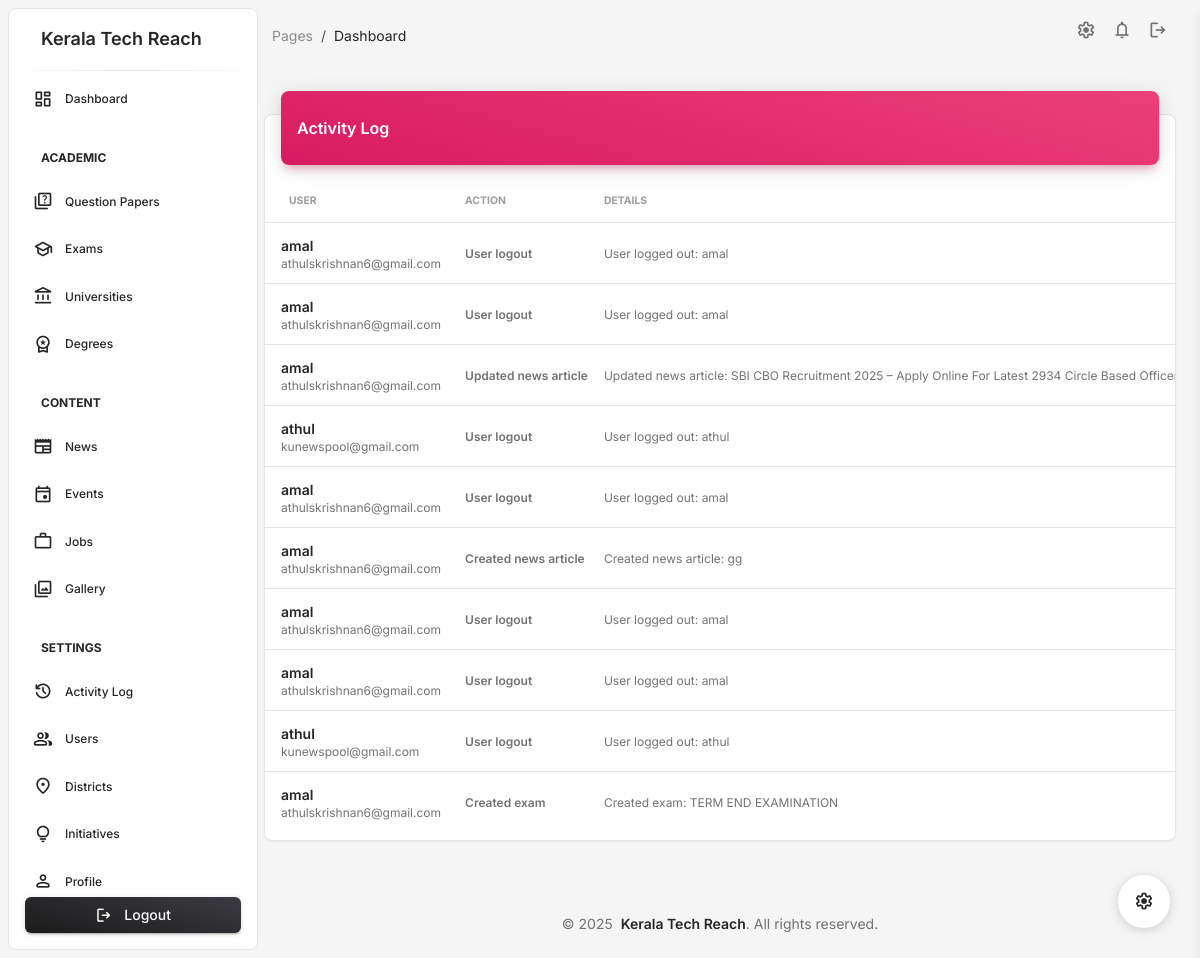
The app's page /admindashboard/activity-log/ (signed in) with its own data.
### admindashboard/models.py (models this page shows, shortened)
class ActivityLog(models.Model):
    user = models.ForeignKey(User, on_delete=models.CASCADE)
    action = models.CharField(max_length=255)
    details = models.TextField(blank=True, null=True)
    ip_address = models.GenericIPAddressField(null=True, blank=True)
    timestamp = models.DateTimeField(default=timezone.now)
    class Meta:
        ordering = ['-timestamp']

### admindashboard/views/activity_log.py (the view)
# urls.py: path('activity-log/', activity_log_view, name='activity_log'),
@login_required
def activity_log_view(request):
    if request.user.is_staff:
        activities = ActivityLog.objects.all()
    else:
        activities = ActivityLog.objects.filter(user=request.user)
    paginator = Paginator(activities, 20)  # Show 20 activities per page
    page_number = request.GET.get('page')
    page_obj = paginator.get_page(page_number)
    context = {
        'page_obj': page_obj,
        'title': 'Activity Log'
    }
    return render(request, 'admindashboard/activity_log.html', context)

### admindashboard/templates/admindashboard/activity_log.html (shortened to what this page needs)
{% extends 'admindashboard/base.html' %}
{% load static %}
{% block content %}
<div class="container-fluid py-4">
    <div class="row">
        <div class="col-12">
            <div class="card my-4">
                <div class="card-header p-0 position-relative mt-n4 mx-3 z-index-2">
                    <div class="bg-gradient-primary shadow-primary border-radius-lg pt-4 pb-3">
                        <div class="d-flex justify-content-between align-items-center">
                            <h6 class="text-white text-capitalize ps-3">Activity Log</h6>
                        </div>
                    </div>
                </div>
                <div class="card-body px-0 pb-2">
                    <div class="table-responsive p-0">
                        <table class="table align-items-center mb-0">
                            <thead>
                                <tr>
                                    <th class="text-uppercase text-secondary text-xxs font-weight-bolder opacity-7">User</th>
                                    <th class="text-uppercase text-secondary text-xxs font-weight-bolder opacity-7 ps-2">Action</th>
                                    <th class="text-uppercase text-secondary text-xxs font-weight-bolder opacity-7 ps-2">Details</th>
                                </tr>
                            </thead>
                            <tbody>
                                {% for activity in page_obj %}
                                <tr>
                                    <td>
                                        <div class="d-flex px-2 py-1">
                                            <div class="d-flex flex-column justify-content-center">
                                                <h6 class="mb-0 text-sm">{{ activity.user.username }}</h6>
                                                <p class="text-xs text-secondary mb-0">{{ activity.user.email }}</p>
                                            </div>
                                        </div>
                                    </td>
                                    <td>
                                        <p class="text-xs font-weight-bold mb-0">{{ activity.action }}</p>
                                    </td>
                                    <td>
                                        <p class="text-xs text-secondary mb-0">{{ activity.details|default:"-" }}</p>
                                    </td>
                                </tr>
                                {% empty %}
                                <tr>
                                    <td colspan="5" class="text-center py-4">
                                        <p class="text-secondary mb-0">No activity logs found</p>
                                    </td>
                                </tr>
                                {% endfor %}
                            </tbody>
                        </table>
                    </div>
                </div>
            </div>
        </div>
    </div>
</div>
{% endblock %}

### admindashboard/templates/admindashboard/base.html (style rules this page uses)
body { min-height: 100vh; display: flex; flex-direction: column; }

### records on screen
ActivityLog: user.username "amal", user.email "athulskrishnan6@gmail.com", action "User logout", details "User logged out: amal"
ActivityLog: user.username "amal", user.email "athulskrishnan6@gmail.com", action "User logout", details "User logged out: amal"
ActivityLog: user.username "amal", user.email "athulskrishnan6@gmail.com", action "Updated news article", details "Updated news article: SBI CBO Recruitment 2025 – Apply Online For Latest 2934 Circle Based…"
ActivityLog: user.username "athul", user.email "kunewspool@gmail.com", action "User logout", details "User logged out: athul"
ActivityLog: user.username "amal", user.email "athulskrishnan6@gmail.com", action "User logout", details "User logged out: amal"
ActivityLog: user.username "amal", user.email "athulskrishnan6@gmail.com", action "Created news article", details "Created news article: gg"
ActivityLog: user.username "amal", user.email "athulskrishnan6@gmail.com", action "User logout", details "User logged out: amal"
ActivityLog: user.username "amal", user.email "athulskrishnan6@gmail.com", action "User logout", details "User logged out: amal"
ActivityLog: user.username "athul", user.email "kunewspool@gmail.com", action "User logout", details "User logged out: athul"
ActivityLog: user.username "amal", user.email "athulskrishnan6@gmail.com", action "Created exam", details "Created exam: TERM END EXAMINATION"
